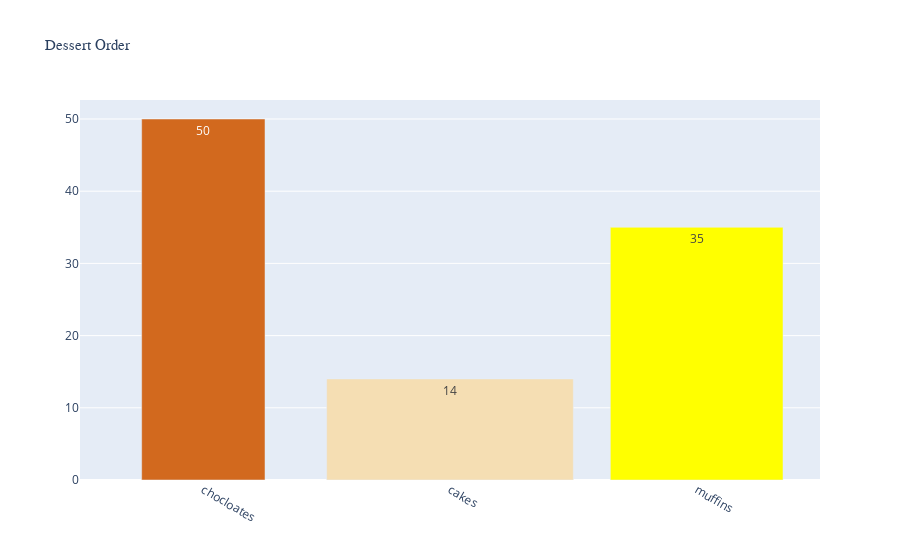

The notebook cell saved with this chart:
### Code cell
fig = go.Figure(data = data,
                layout = layout
               )

offline.iplot(fig)

### Figure 1 — Plotly figure (JSON) as saved in the notebook; plotly's stock layout.template omitted (floating-point values rounded to 4 significant figures)
{"data": [{"marker": {"color": ["chocolate", "wheat", "yellow"]}, "text": ["50", "14", "35"], "textposition": "inside", "type": "bar", "width": [0.5, 1, 0.7], "x": ["chocloates", "cakes", "muffins"], "y": [50, 14, 35]}], "layout": {"title": {"font": {"family": "Arial", "size": 15}, "text": "Dessert Order"}, "xaxis": {"tickangle": 30}}}
